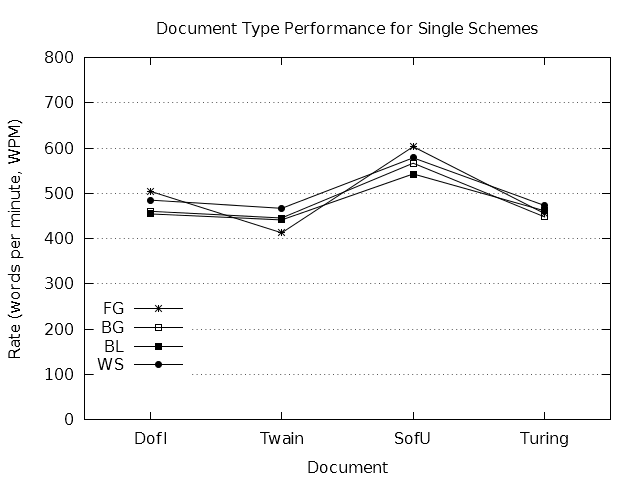

The gnuplot source for this figure:
terminal = "pngcairo"
output = "type-one.png"

if (!exists("input")) input = "spd-one.dat"

set datafile missing "-"
stats input using 3 nooutput

if (!exists("schemeCount")) {
	schemeCount = STATS_blocks
}

if (!exists("fileCount")) {
	fileCount = (STATS_records + STATS_invalid) / STATS_blocks
}

if (exists("terminal")) {
	set terminal terminal mono solid
}
else {
	set terminal windows monochrome solid
}

if (exists("output")) set output output

set title "Document Type Performance for Single Schemes"
set style data linespoints
set key autotitle columnhead left bottom

set ylabel "Rate (words per minute, WPM)"
set yrange [ 0 : 800 ]
set ytics 100
set grid ytics

set xlabel "Document"
set xrange [ -0.5 : fileCount - 0.5 ]

plot for [ i = 1 : schemeCount ] input using 3 : xticlabels(1) index i - 1 pointtype i + 2
